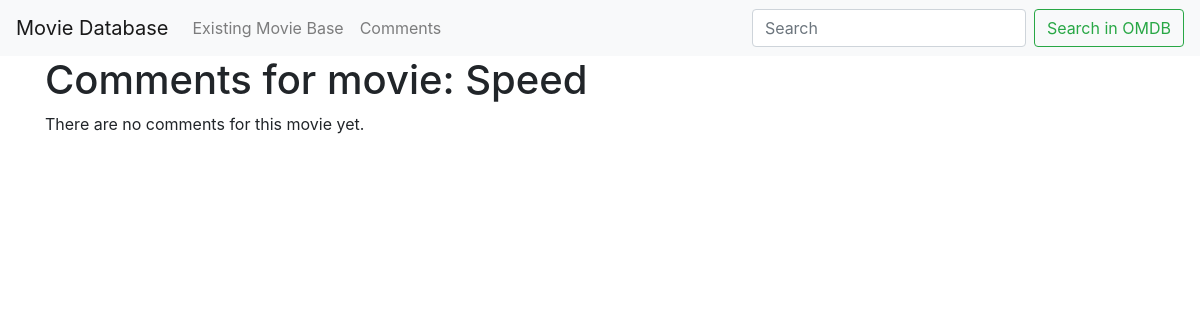
The page /comments/10/ on the database as committed earlier.
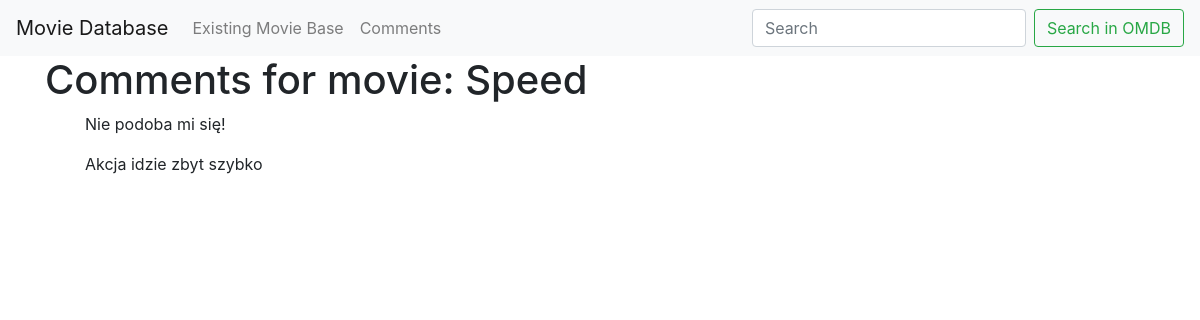
The same page on the database as committed later.
### movieapp/models.py (models this page shows, shortened)
class Comment(models.Model):
	body = models.TextField(max_length=200)
	movie = models.ForeignKey(Movie, related_name='comments', on_delete=models.CASCADE, null=True, blank=True)

### movieapp/views.py (the view)
# urls.py: path('comments/<int:pk>/', views.comments_by_book_id, name='comment_list_by_id'),
def comments_by_book_id(request, pk):
	movie=get_object_or_404(Movie, pk = pk)
	comment_list = Comment.objects.filter(movie=movie).all()
	return render(request, 'comment_list_by_id.html', {'comment_list': comment_list, 'movie': movie})

### movieapp/models.py (called while the page is built)
	def __str__(self):
		return self.title

### movieapp/templates/comment_list_by_id.html
{% extends "base.html" %}
{% block content %}
	<div class="container">
    <h1>Comments for movie: {{ movie }}</h1>
    {% if comment_list %}
    <ul>
      {% for comment in comment_list %}
        <p>{{ comment.body }}</p>
      {% endfor %}
    </ul>
    {% else %}
      <p>There are no comments for this movie yet.</p>
    {% endif %}
</div>
{% endblock %}

Rows that differ between the two databases and show on the page:
added Comment: body "Nie podoba mi się!"
added Comment: body "Akcja idzie zbyt szybko"
Other text that changed with them:
text no longer shown: "There are no comments for this movie yet."
